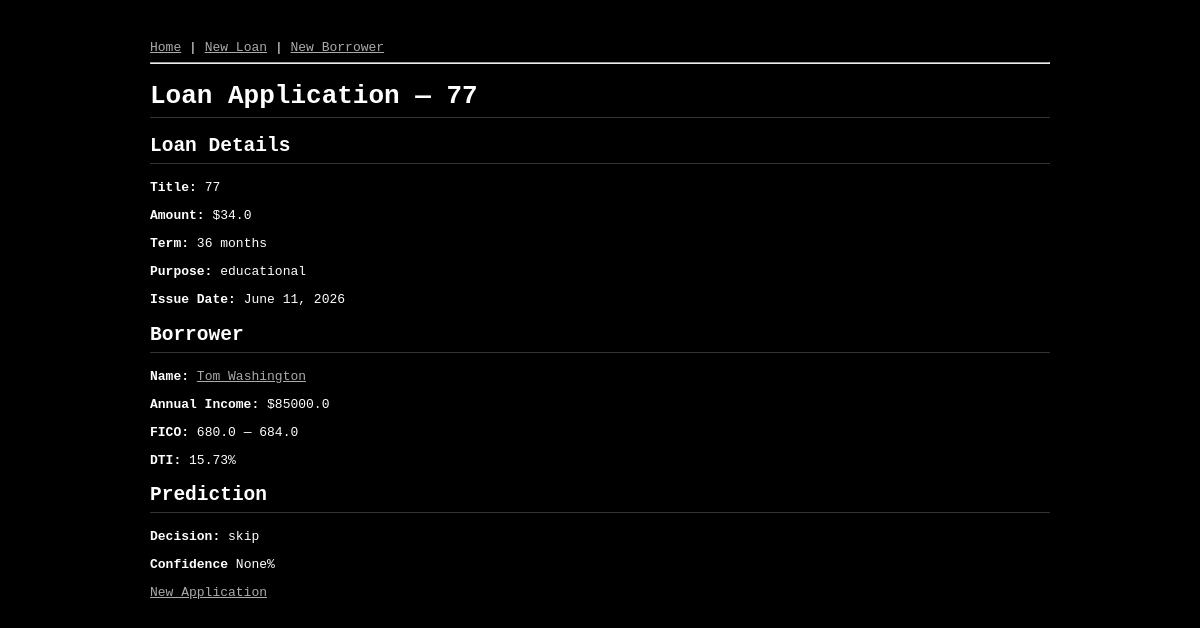
Page /loans/7/ on the committed database.
### app/models.py (models this page shows, shortened)
class LoanApplication(models.Model):
    title = models.CharField(max_length=50, verbose_name='Loan Title')
    borrower = models.ForeignKey(Borrower, on_delete=models.CASCADE, related_name='loans', verbose_name='Primary Borrower')
    sec_borrower = models.ForeignKey(Borrower, null=True, blank=True, on_delete=models.CASCADE, related_name='sec_loans', verbose_name='Secondary Borrower')
    loan_amnt = models.FloatField(verbose_name='Loan Amount ($)')
    term = models.IntegerField(verbose_name='Term (months)')
    purpose = models.CharField(max_length=50, choices=[(x, x.replace("_", " ").capitalize()) for x in PURPOSE_CHOICES], verbose_name='Purpose')
    int_rate = models.FloatField(verbose_name='Interest rate (%)')
    issue_d = models.DateField(verbose_name='Issue Date')
    decision = models.CharField(max_length=10, null=True, blank=True, verbose_name='Decision')
    confidence = models.FloatField(null=True, blank=True, verbose_name='Degree of confidence in the decision (%)')
    created_at = models.DateTimeField(auto_now_add=True, verbose_name='Created At')

class Borrower(models.Model):
    name = models.CharField(max_length=100, verbose_name='Full Name')
    annual_inc = models.FloatField(verbose_name='Annual Income ($)')
    emp_title = models.CharField(max_length=100, null=True, blank=True, verbose_name='Employment Title')
    emp_length = models.IntegerField(null=True, blank=True, verbose_name='Employment Length (years)')
    home_ownership = models.CharField(max_length=10, choices=[(x, x.title()) for x in HOME_OWNERSHIP_TYPES], verbose_name='Home Ownership')
    verification_status = models.CharField(max_length=20, choices=[("Not Verified", "Not verified"), ("Verified", "Verified"), ("Source Verified", "Source verified")], verbose_name='Verification Status')
    zip_code = models.CharField(max_length=5, null=True, blank=True, verbose_name='ZIP Code')
    addr_state = models.CharField(max_length=2, null=True, blank=True, choices=[(x, x) for x in sorted(STATES)], verbose_name='State')
    dti = models.FloatField(verbose_name='Debt-to-Income Ratio (%)')
    delinq_2yrs = models.FloatField(null=True, blank=True, verbose_name='Delinquencies (last 2 years)')
    earliest_cr_line = models.DateField(null=True, blank=True, verbose_name='Earliest Credit Line')
    fico_range_low = models.FloatField(null=True, blank=True, verbose_name='FICO Score (low)')
    fico_range_high = models.FloatField(null=True, blank=True, verbose_name='FICO Score (high)')
    inq_last_6mths = models.FloatField(null=True, blank=True, verbose_name='Credit Inquiries (last 6 months)')
    mths_since_last_delinq = models.FloatField(null=True, blank=True, verbose_name='Months Since Last Delinquency')
    mths_since_last_record = models.FloatField(null=True, blank=True, verbose_name='Months Since Last Public Record')
    open_acc = models.FloatField(null=True, blank=True, verbose_name='Open Credit Accounts')
    pub_rec = models.FloatField(null=True, blank=True, verbose_name='Public Records')
    revol_bal = models.FloatField(null=True, blank=True, verbose_name='Revolving Balance ($)')
    revol_util = models.FloatField(null=True, blank=True, verbose_name='Revolving Utilization (%)')
    total_acc = models.FloatField(null=True, blank=True, verbose_name='Total Credit Accounts')
    collections_12_mths_ex_med = models.FloatField(null=True, blank=True, verbose_name='Collections ex. Medical (last 12 months)')
    mths_since_last_major_derog = models.FloatField(null=True, blank=True, verbose_name='Months Since Last Major Derogatory')
    acc_now_delinq = models.FloatField(null=True, blank=True, verbose_name='Accounts Currently Delinquent')
    tot_coll_amt = models.FloatField(null=True, blank=True, verbose_name='Total Collection Amount ($)')
    tot_cur_bal = models.FloatField(null=True, blank=True, verbose_name='Total Current Balance ($)')
    open_acc_6m = models.FloatField(null=True, blank=True, verbose_name='Open Accounts (last 6 months)')
    open_act_il = models.FloatField(null=True, blank=True, verbose_name='Open Active Installment Accounts')
    open_il_12m = models.FloatField(null=True, blank=True, verbose_name='Installment Accounts Opened (last 12 months)')
    open_il_24m = models.FloatField(null=True, blank=True, verbose_name='Installment Accounts Opened (last 24 months)')
    mths_since_rcnt_il = models.FloatField(null=True, blank=True, verbose_name='Months Since Most Recent Installment')
    total_bal_il = models.FloatField(null=True, blank=True, verbose_name='Total Installment Balance ($)')
    il_util = models.FloatField(null=True, blank=True, verbose_name='Installment Utilization (%)')
    open_rv_12m = models.FloatField(null=True, blank=True, verbose_name='Revolving Accounts Opened (last 12 months)')
    open_rv_24m = models.FloatField(null=True, blank=True, verbose_name='Revolving Accounts Opened (last 24 months)')
    max_bal_bc = models.FloatField(null=True, blank=True, verbose_name='Max Balance on Bankcard ($)')
    all_util = models.FloatField(null=True, blank=True, verbose_name='All Accounts Utilization (%)')
    total_rev_hi_lim = models.FloatField(null=True, blank=True, verbose_name='Total Revolving Credit Limit ($)')
    inq_fi = models.FloatField(null=True, blank=True, verbose_name='Finance Inquiries')
    total_cu_tl = models.FloatField(null=True, blank=True, verbose_name='Total Credit Union Tradelines')
    inq_last_12m = models.FloatField(null=True, blank=True, verbose_name='Credit Inquiries (last 12 months)')
    acc_open_past_24mths = models.FloatField(null=True, blank=True, verbose_name='Accounts Opened (last 24 months)')
    avg_cur_bal = models.FloatField(null=True, blank=True, verbose_name='Average Current Balance ($)')
    bc_open_to_buy = models.FloatField(null=True, blank=True, verbose_name='Bankcard Open to Buy ($)')
    bc_util = models.FloatField(null=True, blank=True, verbose_name='Bankcard Utilization (%)')
    chargeoff_within_12_mths = models.FloatField(null=True, blank=True, verbose_name='Charge-offs (last 12 months)')
    delinq_amnt = models.FloatField(null=True, blank=True, verbose_name='Delinquent Amount ($)')
    mo_sin_old_il_acct = models.FloatField(null=True, blank=True, verbose_name='Months Since Oldest Installment Account')
    mo_sin_old_rev_tl_op = models.FloatField(null=True, blank=True, verbose_name='Months Since Oldest Revolving Account')
    mo_sin_rcnt_rev_tl_op = models.FloatField(null=True, blank=True, verbose_name='Months Since Most Recent Revolving Account')
    mo_sin_rcnt_tl = models.FloatField(null=True, blank=True, verbose_name='Months Since Most Recent Account')
    mort_acc = models.FloatField(null=True, blank=True, verbose_name='Mortgage Accounts')
    mths_since_recent_bc = models.FloatField(null=True, blank=True, verbose_name='Months Since Most Recent Bankcard')
    mths_since_recent_bc_dlq = models.FloatField(null=True, blank=True, verbose_name='Months Since Most Recent Bankcard Delinquency')
    mths_since_recent_inq = models.FloatField(null=True, blank=True, verbose_name='Months Since Most Recent Inquiry')
    mths_since_recent_revol_delinq = models.FloatField(null=True, blank=True, verbose_name='Months Since Most Recent Revolving Delinquency')
    num_accts_ever_120_pd = models.FloatField(null=True, blank=True, verbose_name='Accounts Ever 120+ Days Past Due')
    num_actv_bc_tl = models.FloatField(null=True, blank=True, verbose_name='Active Bankcard Accounts')
    num_actv_rev_tl = models.FloatField(null=True, blank=True, verbose_name='Active Revolving Accounts')
    num_bc_sats = models.FloatField(null=True, blank=True, verbose_name='Satisfactory Bankcard Accounts')
    num_bc_tl = models.FloatField(null=True, blank=True, verbose_name='Bankcard Accounts')
    num_il_tl = models.FloatField(null=True, blank=True, verbose_name='Installment Accounts')
    num_op_rev_tl = models.FloatField(null=True, blank=True, verbose_name='Open Revolving Accounts')
    num_rev_accts = models.FloatField(null=True, blank=True, verbose_name='Revolving Accounts')
    num_rev_tl_bal_gt_0 = models.FloatField(null=True, blank=True, verbose_name='Revolving Accounts with Balance > $0')
    num_sats = models.FloatField(null=True, blank=True, verbose_name='Satisfactory Accounts')
    num_tl_120dpd_2m = models.FloatField(null=True, blank=True, verbose_name='Accounts 120+ DPD (last 2 months)')
    num_tl_30dpd = models.FloatField(null=True, blank=True, verbose_name='Accounts 30+ DPD')
    num_tl_90g_dpd_24m = models.FloatField(null=True, blank=True, verbose_name='Accounts 90+ DPD (last 24 months)')
    num_tl_op_past_12m = models.FloatField(null=True, blank=True, verbose_name='Accounts Opened (last 12 months)')
    pct_tl_nvr_dlq = models.FloatField(null=True, blank=True, verbose_name='% Accounts Never Delinquent')
    percent_bc_gt_75 = models.FloatField(null=True, blank=True, verbose_name='% Bankcards > 75% Utilization')
    pub_rec_bankruptcies = models.FloatField(null=True, blank=True, verbose_name='Public Record Bankruptcies')
    tax_liens = models.FloatField(null=True, blank=True, verbose_name='Tax Liens')
    tot_hi_cred_lim = models.FloatField(null=True, blank=True, verbose_name='Total High Credit Limit ($)')
    total_bal_ex_mort = models.FloatField(null=True, blank=True, verbose_name='Total Balance ex. Mortgage ($)')
    total_bc_limit = models.FloatField(null=True, blank=True, verbose_name='Total Bankcard Limit ($)')
    total_il_high_credit_limit = models.FloatField(null=True, blank=True, verbose_name='Total Installment High Credit Limit ($)')

### app/views.py (the view)
# urls.py: path('loans/<int:pk>/', LoanApplicationDetailView.as_view(), name='loan-detail'),
class LoanApplicationDetailView(DetailView):
    model = LoanApplication
    template_name = 'app/loan_detail.html'
    context_object_name = 'loan'

### app/templates/app/loan_detail.html (shortened to what this page needs)
{% extends 'app/base.html' %}
{% block content %}
<h1>Loan Application — {{ loan.title }}</h1>
<h2>Loan Details</h2>
<p><strong>Title:</strong> {{ loan.title }}</p>
<p><strong>Amount:</strong> ${{ loan.loan_amnt }}</p>
<p><strong>Term:</strong> {{ loan.term }} months</p>
<p><strong>Purpose:</strong> {{ loan.get_purpose_display }}</p>
<p><strong>Issue Date:</strong> {{ loan.issue_d }}</p>
<h2>Borrower</h2>
<p><strong>Name:</strong> <a href="{% url 'borrower-detail' loan.borrower.pk %}">{{ loan.borrower.name }}</a></p>
<p><strong>Annual Income:</strong> ${{ loan.borrower.annual_inc }}</p>
<p><strong>FICO:</strong> {{ loan.borrower.fico_range_low }} — {{ loan.borrower.fico_range_high }}</p>
<p><strong>DTI:</strong> {{ loan.borrower.dti }}%</p>
<h2>Prediction</h2>
<p><strong>Decision:</strong> {{ loan.decision }}</p>
<p><strong>Confidence</strong> {{ loan.confidence }}%</p>
<a href="{% url 'loan-create' %}">New Application</a>
{% endblock content %}

### app/templates/app/base.html (style rules this page uses)
body { background-color: black; color: white; font-family: monospace; max-width: 900px; margin: 40px auto; padding: 0 20px; }
a { color: #aaa; }
h1, h2 { border-bottom: 1px solid #333; padding-bottom: 6px; }

### rows in the picture
LoanApplication: title "77", loan_amnt "34.0", term "36", purpose "educational", issue_d "June 11, 2026", borrower.name "Tom Washington", borrower.annual_inc "85000.0", borrower.fico_range_low "680.0", borrower.fico_range_high "684.0", borrower.dti "15.73", decision "skip", confidence "None"
